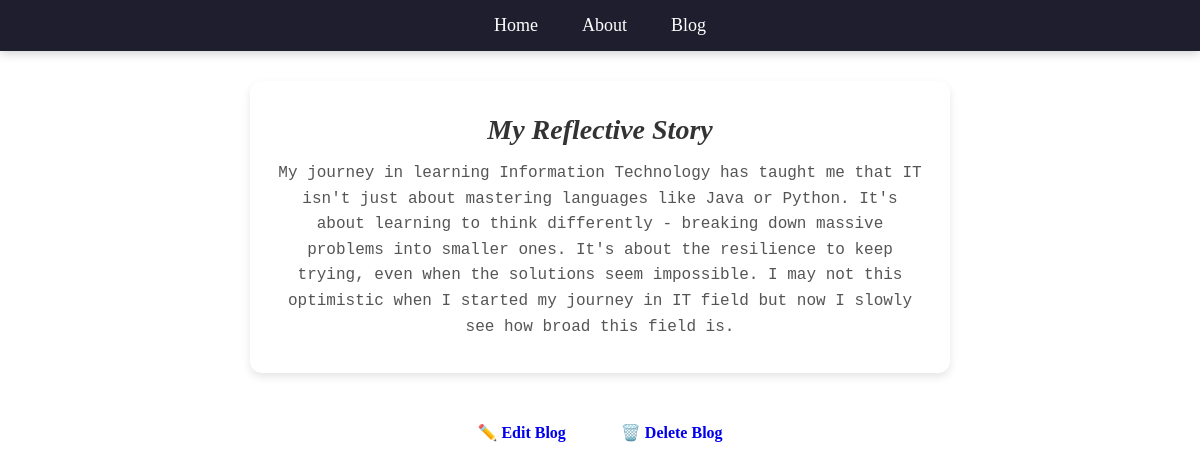
The page /blog/1 on the database its author committed.
### app/models.py (models this page shows, shortened)
class Post (models.Model):
    title = models.CharField(max_length=100)
    author = models.ForeignKey("auth.User" , on_delete=models.CASCADE)
    body = models.TextField()

### app/views.py (the view)
# urls.py: path('blog/<int:pk>', BlogDetailView.as_view(), name='blog_detail'),
class BlogDetailView(DetailView):
    model = Post
    template_name = 'app/blog_detail.html'
    context_object_name = 'post'

### app/templates/app/blog_detail.html
{% extends 'app/base.html' %}
{% load static %}
{% block content %}
<div class="post-entry">
    <h2>{{ post.title }}</h2>
    <p>{{ post.body }}</p>
</div>
<div class="post-actions">
    <a href="{% url 'blog_update' post.pk %}" class="btn btn-edit">✏️ Edit Blog</a>
    <a href="{% url 'blog_delete' post.pk %}" class="btn btn-delete">🗑️ Delete Blog</a>
</div>
{% endblock content %}

### static/css/base.css (style rules this page uses)
* { margin: 0; padding: 0; box-sizing: border-box; }
h2 { color: deeppink; text-align: center; font-style: italic; }
p { text-align: justify; margin: 20px; font-family: 'Courier New', Courier, monospace; font-style: normal; }
.post-entry { background-color: #fff; padding: 25px; border-radius: 12px; box-shadow: 0 4px 8px rgba(0,0,0,0.1); margin: 30px auto; max-width: 700px; }
.post-entry h2 { margin: 0.5rem 0; color: #333; font-size: 28px; margin-bottom: 15px; }
.post-entry p { margin: 0.5rem 0; font-weight: 400; text-align: center; }
.post-entry p { color: #555; line-height: 1.6; }
.post-actions { display: flex; justify-content: center; gap: 15px; margin-top: 20px; }
.btn { text-decoration: none; padding: 10px 18px; border-radius: 8px; font-weight: 600; transition: all 0.2s ease; display: inline-block; }
.btn { display: inline-block; text-decoration: none; padding: 10px 20px; border-radius: 8px; font-weight: 600; transition: all 0.2s ease; margin-top: 10px; }
.btn { display: inline-block; text-decoration: none; padding: 10px 20px; border-radius: 8px; font-weight: 600; transition: all 0.2s ease; }

### rows shown on the page
Post: title "My Reflective Story", body "My journey in learning Information Technology has taught me that IT isn't just about mastering languages like Java or Python. It's about learning to think differently - breaking down massive problems into smaller ones. It's about the resilience to keep trying, even when the solutions seem impossible. I may not this optimistic when I started my journey in IT field but now I slowly see how broad this field is."
